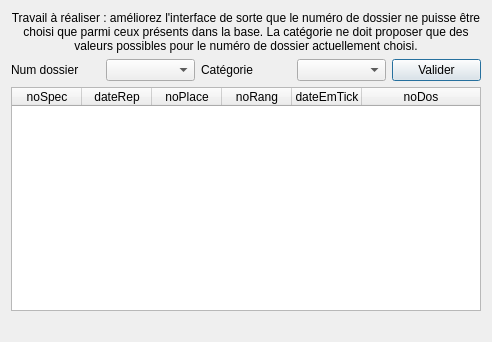
<?xml version="1.0" encoding="UTF-8"?>
<ui version="4.0">
 <class>fct_comp_4</class>
 <widget class="QDialog" name="fct_comp_4">
  <property name="geometry">
   <rect>
    <x>0</x>
    <y>0</y>
    <width>492</width>
    <height>342</height>
   </rect>
  </property>
  <property name="windowTitle">
   <string>Tickets d'un dossier et d'une catégorie</string>
  </property>
  <layout class="QVBoxLayout" name="verticalLayout">
   <item>
    <widget class="QLabel" name="label_3">
     <property name="text">
      <string>Travail à réaliser : améliorez l'interface de sorte que le numéro de dossier ne puisse être choisi que parmi ceux présents dans la base. La catégorie ne doit proposer que des valeurs possibles pour le numéro de dossier actuellement choisi.</string>
     </property>
     <property name="alignment">
      <set>Qt::AlignCenter</set>
     </property>
     <property name="wordWrap">
      <bool>true</bool>
     </property>
    </widget>
   </item>
   <item>
    <layout class="QHBoxLayout" name="horizontalLayout">
     <item>
      <widget class="QLabel" name="label">
       <property name="text">
        <string>Num dossier</string>
       </property>
      </widget>
     </item>
     <item>
      <widget class="QComboBox" name="comboBox_4_dos"/>
     </item>
     <item>
      <widget class="QLabel" name="label_2">
       <property name="text">
        <string>Catégorie</string>
       </property>
      </widget>
     </item>
     <item>
      <widget class="QComboBox" name="comboBox_4_categorie"/>
     </item>
     <item>
      <widget class="QPushButton" name="pushButton_fct_4">
       <property name="text">
        <string>Valider</string>
       </property>
      </widget>
     </item>
    </layout>
   </item>
   <item>
    <widget class="QTableWidget" name="table_fct_comp_4">
     <attribute name="horizontalHeaderDefaultSectionSize">
      <number>70</number>
     </attribute>
     <attribute name="horizontalHeaderMinimumSectionSize">
      <number>50</number>
     </attribute>
     <attribute name="horizontalHeaderStretchLastSection">
      <bool>true</bool>
     </attribute>
     <attribute name="verticalHeaderVisible">
      <bool>false</bool>
     </attribute>
     <column>
      <property name="text">
       <string>noSpec</string>
      </property>
     </column>
     <column>
      <property name="text">
       <string>dateRep</string>
      </property>
     </column>
     <column>
      <property name="text">
       <string>noPlace</string>
      </property>
     </column>
     <column>
      <property name="text">
       <string>noRang</string>
      </property>
     </column>
     <column>
      <property name="text">
       <string>dateEmTick</string>
      </property>
     </column>
     <column>
      <property name="text">
       <string>noDos</string>
      </property>
     </column>
    </widget>
   </item>
   <item>
    <widget class="QLabel" name="label_fct_comp_4">
     <property name="text">
      <string/>
     </property>
     <property name="alignment">
      <set>Qt::AlignCenter</set>
     </property>
    </widget>
   </item>
  </layout>
 </widget>
 <resources/>
 <connections>
  <connection>
   <sender>pushButton_fct_4</sender>
   <signal>clicked()</signal>
   <receiver>fct_comp_4</receiver>
   <slot>refreshResult()</slot>
   <hints>
    <hint type="sourcelabel">
     <x>437</x>
     <y>21</y>
    </hint>
    <hint type="destinationlabel">
     <x>91</x>
     <y>1</y>
    </hint>
   </hints>
  </connection>
 </connections>
 <slots>
  <slot>refreshResult()</slot>
 </slots>
</ui>
